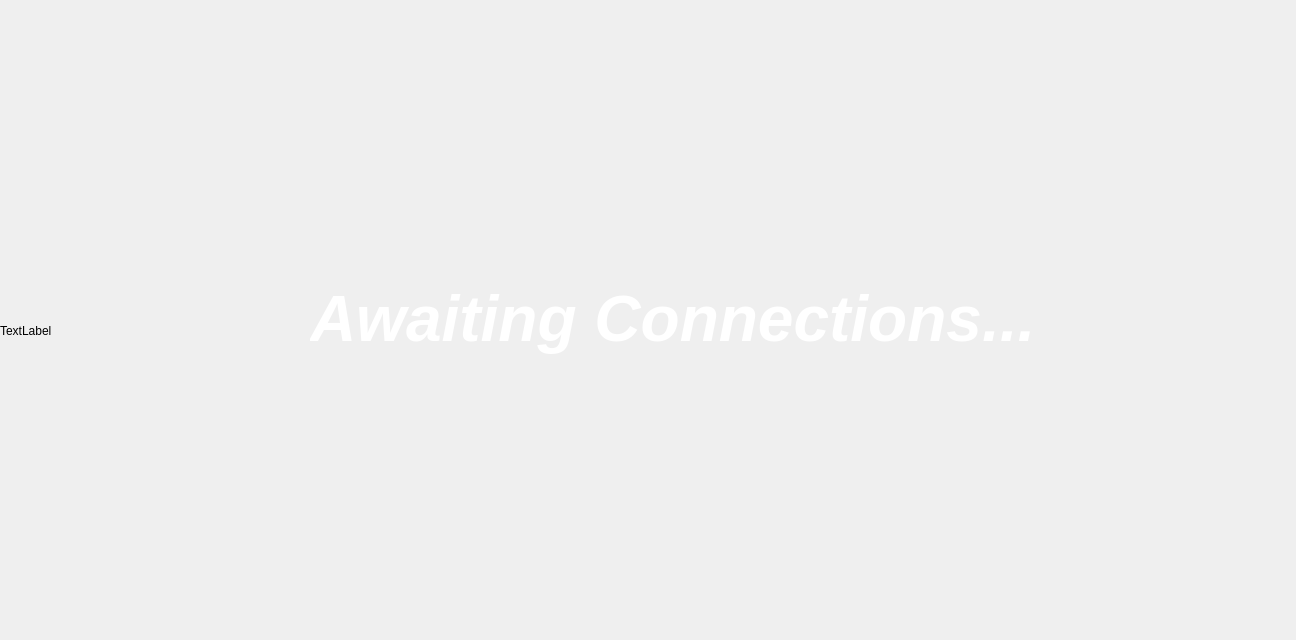
<?xml version="1.0" encoding="UTF-8"?>
<ui version="4.0">
 <class>server1</class>
 <widget class="QDialog" name="server1">
  <property name="geometry">
   <rect>
    <x>0</x>
    <y>0</y>
    <width>1296</width>
    <height>640</height>
   </rect>
  </property>
  <property name="windowTitle">
   <string>server</string>
  </property>
  <widget class="QLabel" name="label">
   <property name="geometry">
    <rect>
     <x>0</x>
     <y>0</y>
     <width>1291</width>
     <height>661</height>
    </rect>
   </property>
   <property name="styleSheet">
    <string notr="true">background-image: url(:/newPrefix/serverpg1.v1.jpg);</string>
   </property>
   <property name="text">
    <string>TextLabel</string>
   </property>
  </widget>
  <widget class="QLabel" name="label_2">
   <property name="geometry">
    <rect>
     <x>310</x>
     <y>230</y>
     <width>771</width>
     <height>181</height>
    </rect>
   </property>
   <property name="text">
    <string>&lt;html&gt;&lt;head/&gt;&lt;body&gt;&lt;p&gt;&lt;span style=&quot; font-size:48pt; font-weight:600; font-style:italic; color:#ffffff;&quot;&gt;Awaiting Connections...&lt;/span&gt;&lt;/p&gt;&lt;/body&gt;&lt;/html&gt;</string>
   </property>
  </widget>
 </widget>
 <resources>
  <include location="server.qrc"/>
 </resources>
 <connections/>
</ui>
